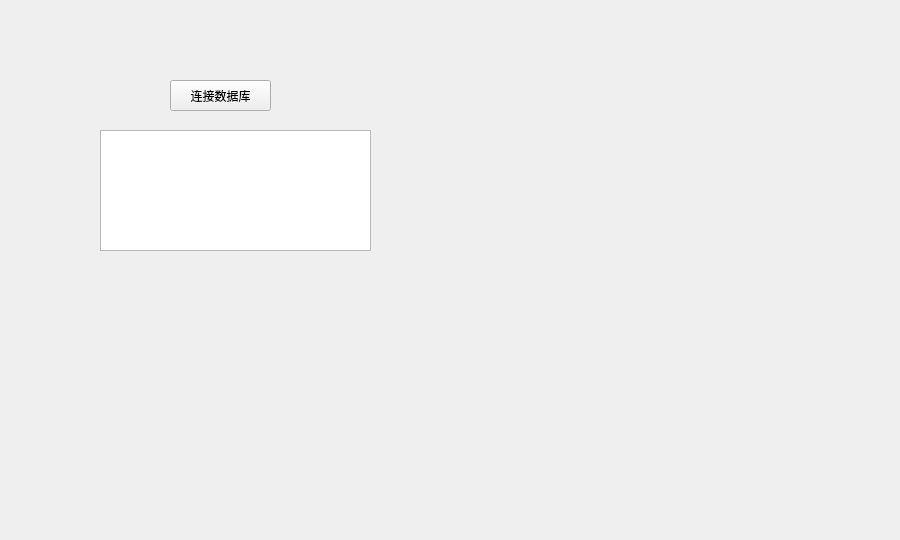
<?xml version="1.0" encoding="UTF-8"?>
<ui version="4.0">
 <class>Form11</class>
 <widget class="QWidget" name="Form11">
  <property name="geometry">
   <rect>
    <x>0</x>
    <y>0</y>
    <width>900</width>
    <height>540</height>
   </rect>
  </property>
  <property name="windowTitle">
   <string>Form</string>
  </property>
  <widget class="QPushButton" name="pushButton">
   <property name="geometry">
    <rect>
     <x>170</x>
     <y>80</y>
     <width>101</width>
     <height>31</height>
    </rect>
   </property>
   <property name="text">
    <string>连接数据库</string>
   </property>
  </widget>
  <widget class="QTextEdit" name="textEdit">
   <property name="geometry">
    <rect>
     <x>100</x>
     <y>130</y>
     <width>271</width>
     <height>121</height>
    </rect>
   </property>
  </widget>
 </widget>
 <resources/>
 <connections/>
</ui>
